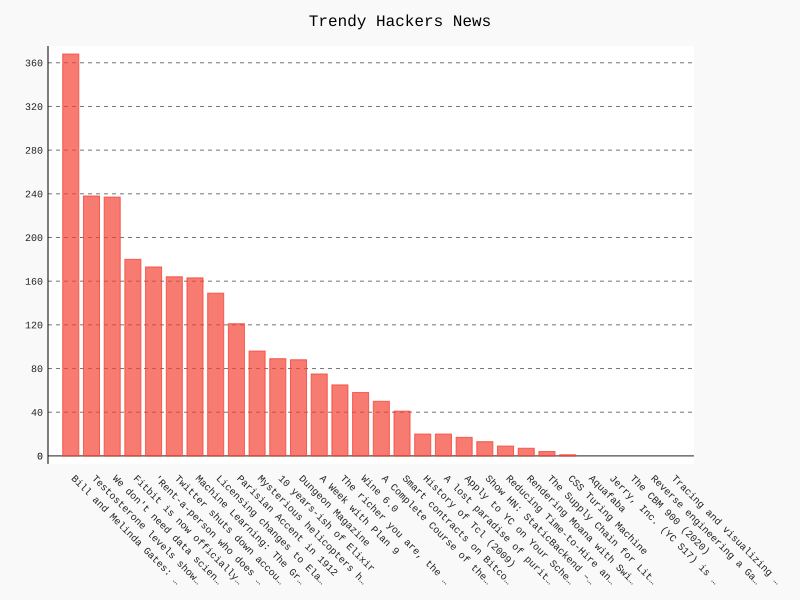

Reproduce this figure in Python.
import requests
import pygal
from operator import itemgetter

# Faz uma chamada de API e armazena a resposta.
url = 'https://hacker-news.firebaseio.com/v0/topstories.json'
r = requests.get(url)
print(f"Status code: {r.status_code}")

# Processa informações sobre cada artigo submetido.
submission_ids = r.json()
submission_dicts = []
for submission_id in submission_ids[:30]:
    url = (
        f"https://hacker-news.firebaseio.com/v0/item/{str(submission_id)}.json")
    submission_r = requests.get(url)
    response_dict = submission_r.json()

    submission_dict = {
        'title': response_dict['title'],
        'link': f'http://news.ycombinator.com/item?id={str(submission_id)}',
        'comments': response_dict.get('descendants', 0)
    }
    submission_dicts.append(submission_dict)

submission_dicts = sorted(
    submission_dicts, key=itemgetter('comments'), reverse=True)

names, dics = [], []
for submission_dict in submission_dicts:
    names.append(submission_dict['title'])
    dic = {
        'xlink': submission_dict['link'],
        'value': submission_dict['comments']
    }

    dics.append(dic)

# Cria a visualização dos dados.
chart = pygal.Bar(x_label_rotation=45, show_legend=False)
chart.title = 'Trendy Hackers News'
chart.x_labels = names
chart.add('', dics)

chart.render_to_file('17.2-Discussoes_entusiasmadas.svg')
